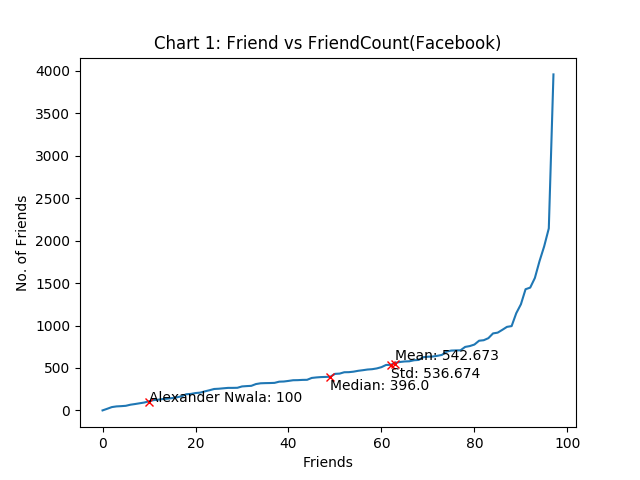

Source code (Python):
#! /usr/bin/env python3

import csv
import matplotlib.pyplot as plt
import numpy
from operator import itemgetter

def main():
    csv_file = 'acnwala-friendscount.csv'
    data_list = parse_csv(csv_file)

    temp_data_list = [x[1] for x in data_list]
    temp_names_list = [x[0] for x in data_list]

    curr_mean,curr_std,curr_median = calc_stats(temp_data_list)

    gen_graph(temp_data_list, temp_names_list, curr_mean, curr_median, curr_std)

def parse_csv(csv_file):
    data_list = []
    with open(csv_file) as f:
        doc_parsed = csv.reader(f, delimiter=',')
        for row in doc_parsed:
            try:
                data_list.append((row[0],int(row[1])))
            except ValueError:
                pass
        return sorted(data_list, key=itemgetter(1))

def calc_stats(data_list):
    data_mean = round(numpy.mean(data_list), 3)
    data_std = round(numpy.std(data_list),3)
    data_median = round(numpy.median(data_list),3)
    print('curr_mean: ', data_mean)
    print('curr_std: ', data_std)
    print('curr_median: ', data_median)
    # returns mean, standard deviation and median in that order
    return data_mean, data_std, data_median

def gen_graph(curr_data_list, names_list, mean, median, std):

    temp_x_values = [x for x in range(len(curr_data_list))]

    ax = plt.plot(temp_x_values, curr_data_list)

    place_nwala = False
    place_mean = False
    place_median = False
    place_std = False

    for i in range(len(curr_data_list)):

        if curr_data_list[i] >= 100 and place_nwala == False:
            plt.plot(i, 100, marker='x',markersize=6, color='red')
            plt.annotate(f'Alexander Nwala: 100',(i,100))
            place_nwala = True
        elif curr_data_list[i] >= mean and place_mean == False:
            plt.plot(i, mean, marker='x',markersize=6, color='red')
            plt.annotate(f'Mean: {mean}',(i,mean+50))
            place_mean = True
        elif curr_data_list[i] >= median and place_median == False:
            plt.plot(i, median, marker='x',markersize=6, color='red')
            plt.annotate(f'Median: {median}',(i,median-150))
            place_median = True
        elif curr_data_list[i] >= std and place_std == False:
            plt.plot(i, std, marker='x',markersize=6, color='red')
            plt.annotate(f'Std: {std}',(i,std-150))
            place_std = True

    plt.title('Chart 1: Friend vs FriendCount(Facebook)')
    plt.xlabel('Friends')
    plt.ylabel('No. of Friends')
    plt.savefig('friend_paradox_facebook.png')

main()
